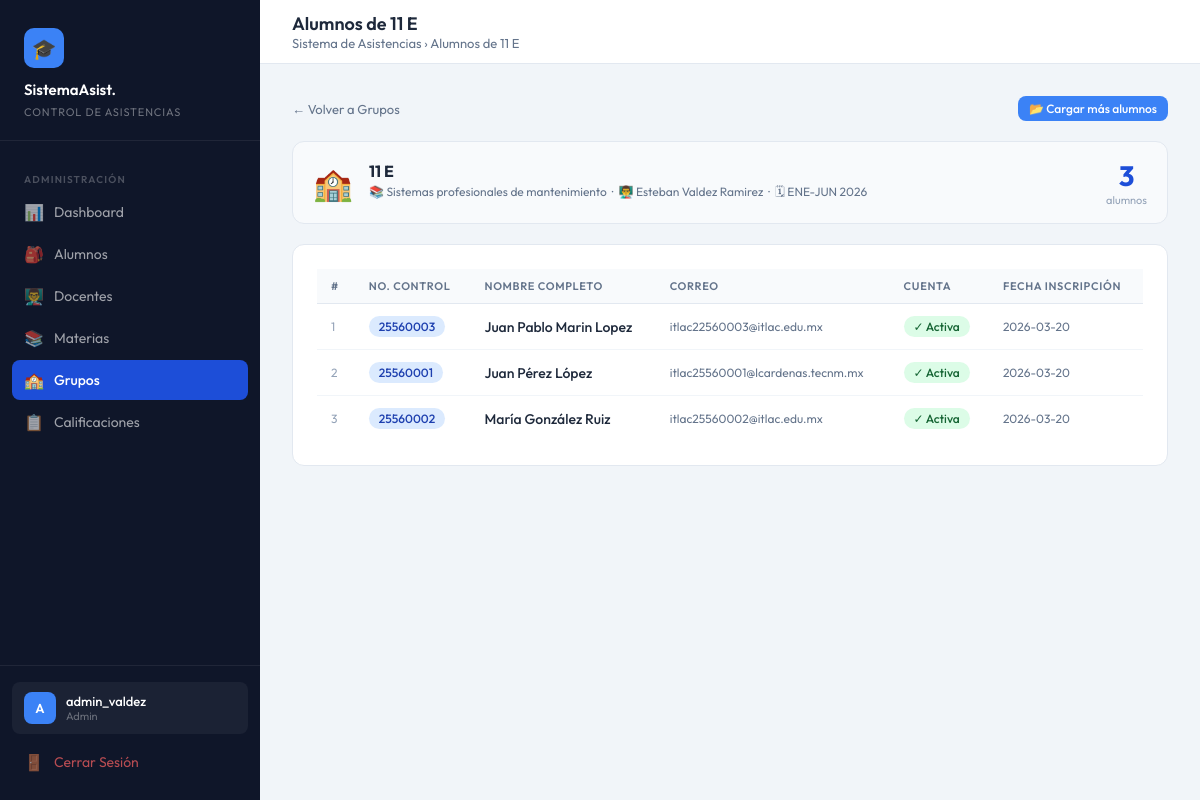
/index.php?accion=ver_alumnos_grupo&id_grupo=2 (signed in), run on the app's committed database.
### tables this page shows
CREATE TABLE `grupos` (
  `id_grupo` int(11) NOT NULL,
  `id_materia` int(11) NOT NULL,
  `id_docente` int(11) NOT NULL,
  `nombre_grupo` varchar(50) NOT NULL COMMENT 'Ej: ISC-501-A',
  `periodo` varchar(30) NOT NULL COMMENT 'Ej: Ene-Jun 2026',
  `num_unidades` tinyint(3) UNSIGNED NOT NULL DEFAULT 4,
  `activo` tinyint(1) NOT NULL DEFAULT 1
);

CREATE TABLE `materias` (
  `id_materia` int(11) NOT NULL,
  `clave_materia` varchar(20) NOT NULL COMMENT 'Clave institucional, ej: SCD-1001',
  `nombre` varchar(150) NOT NULL,
  `creditos` tinyint(3) UNSIGNED DEFAULT 5,
  `activa` tinyint(1) NOT NULL DEFAULT 1 COMMENT '1=activa, 0=inactiva'
);

CREATE TABLE `docentes` (
  `id_docente` int(11) NOT NULL,
  `numero_empleado` varchar(20) NOT NULL,
  `nombre` varchar(100) NOT NULL,
  `correo` varchar(100) NOT NULL,
  `id_usuario` int(11) DEFAULT NULL
);

CREATE TABLE `grupo_alumnos` (
  `id_inscripcion` int(11) NOT NULL,
  `id_grupo` int(11) NOT NULL,
  `id_alumno` int(11) NOT NULL,
  `fecha_inscripcion` date DEFAULT curdate()
);

CREATE TABLE `alumnos` (
  `id_alumno` int(11) NOT NULL,
  `numero_control` varchar(20) NOT NULL,
  `nombre` varchar(100) NOT NULL,
  `correo` varchar(100) NOT NULL,
  `id_usuario` int(11) DEFAULT NULL
);

### app/controllers/AdminController.php (called while the page is built, shortened)
<?php
class AdminController {
    private $pdo;
    public function __construct($pdo) { $this->pdo = $pdo; }
    public function verAlumnosGrupo($idGrupo) {
        $grupo = $this->obtenerInfoGrupo($idGrupo);
        $alumnosInscritos = $this->obtenerAlumnosDelGrupo($idGrupo);
        require_once BASE_PATH . '/app/views/admin/alumnos_grupo.php';
    }
    private function obtenerInfoGrupo($idGrupo) {
        $stmt = $this->pdo->prepare(
            "SELECT g.*, m.nombre AS nombre_materia, d.nombre AS nombre_docente,
                    COUNT(ga.id_alumno) AS total_alumnos
             FROM grupos g
             JOIN materias m ON m.id_materia = g.id_materia
             JOIN docentes d ON d.id_docente = g.id_docente
             LEFT JOIN grupo_alumnos ga ON ga.id_grupo = g.id_grupo
             WHERE g.id_grupo = ? GROUP BY g.id_grupo"
        );
        $stmt->execute([$idGrupo]);
        return $stmt->fetch(PDO::FETCH_ASSOC) ?: null;
    }
    private function obtenerAlumnosDelGrupo($idGrupo) {
        $stmt = $this->pdo->prepare(
            "SELECT a.numero_control, a.nombre, a.correo, a.id_usuario, ga.fecha_inscripcion
             FROM grupo_alumnos ga
             JOIN alumnos a ON a.id_alumno = ga.id_alumno
             WHERE ga.id_grupo = ? ORDER BY a.nombre ASC"
        );
        $stmt->execute([$idGrupo]);
        return $stmt->fetchAll(PDO::FETCH_ASSOC);
    }
}
?>

### app/views/admin/alumnos_grupo.php (the view, shortened to what this page needs)
<?php
$pageTitle    = 'Alumnos de ' . htmlspecialchars($grupo['nombre_grupo'] ?? '', ENT_QUOTES, 'UTF-8');
$accionActual = 'ver_grupos';
require_once BASE_PATH . '/app/views/layout/sidebar.php';
?>
<div style="margin-bottom:20px; display:flex; align-items:center; justify-content:space-between;">
  <a href="index.php?accion=ver_grupos"
     style="color:#64748b; font-size:13px; text-decoration:none; display:inline-flex; align-items:center; gap:6px;">
    ← Volver a Grupos
  </a>
  <a href="index.php?accion=cargar_lista_grupo&id_grupo=<?= (int)($grupo['id_grupo'] ?? 0) ?>"
     class="btn btn-primary btn-sm">
    📂 Cargar más alumnos
  </a>
</div>
<div style="background:#f8fafc; border:1px solid #e2e8f0; border-radius:12px;
            padding:16px 20px; margin-bottom:20px;
            display:flex; align-items:center; gap:16px;">
  <div style="font-size:32px;">🏫</div>
  <div style="flex:1;">
    <div style="font-weight:700; font-size:16px;">
      <?= htmlspecialchars($grupo['nombre_grupo'] ?? '', ENT_QUOTES, 'UTF-8') ?>
    </div>
    <div style="font-size:12px; color:#64748b; margin-top:2px;">
      📚 <?= htmlspecialchars($grupo['nombre_materia'] ?? '', ENT_QUOTES, 'UTF-8') ?>
      &nbsp;·&nbsp; 👨‍🏫 <?= htmlspecialchars($grupo['nombre_docente'] ?? '', ENT_QUOTES, 'UTF-8') ?>
      &nbsp;·&nbsp; 🗓 <?= htmlspecialchars($grupo['periodo'] ?? '', ENT_QUOTES, 'UTF-8') ?>
    </div>
  </div>
  <div style="text-align:center;">
    <div style="font-size:28px; font-weight:700; color:#1d4ed8;"><?= count($alumnosInscritos ?? []) ?></div>
    <div style="font-size:11px; color:#94a3b8;">alumnos</div>
  </div>
</div>
<div class="card">
  <div class="table-wrap">
    <table>
      <thead>
        <tr>
          <th>#</th>
          <th>No. Control</th>
          <th>Nombre completo</th>
          <th>Correo</th>
          <th>Cuenta</th>
          <th>Fecha inscripción</th>
        </tr>
      </thead>
      <tbody>
        <?php if (!empty($alumnosInscritos)): ?>
          <?php foreach ($alumnosInscritos as $i => $a): ?>
            <tr>
              <td style="color:#94a3b8; font-size:12px;"><?= $i + 1 ?></td>
              <td><span class="badge badge-blue"><?= htmlspecialchars($a['numero_control'], ENT_QUOTES, 'UTF-8') ?></span></td>
              <td style="font-weight:500;"><?= htmlspecialchars($a['nombre'], ENT_QUOTES, 'UTF-8') ?></td>
              <td style="font-size:12px; color:#64748b;"><?= htmlspecialchars($a['correo'], ENT_QUOTES, 'UTF-8') ?></td>
              <td>
                <?php if (!empty($a['id_usuario'])): ?>
                  <span class="badge badge-green">✓ Activa</span>
                <?php else: ?>
                  <span class="badge badge-red">Sin cuenta</span>
                <?php endif; ?>
              </td>
              <td style="font-size:12px; color:#64748b;"><?= htmlspecialchars($a['fecha_inscripcion'] ?? '', ENT_QUOTES, 'UTF-8') ?></td>
            </tr>
          <?php endforeach; ?>
        <?php endif; ?>
      </tbody>
    </table>
  </div>
</div>
<?php require_once BASE_PATH . '/app/views/layout/footer.php'; ?>

### app/views/layout/sidebar.php (shortened to what this page needs)
<!DOCTYPE html>
<html lang="es">
<head>
</head>
<body>
<aside class="sidebar">
  <div class="sidebar-brand">
    <div class="logo-icon">🎓</div>
    <h1>SistemaAsist.</h1>
    <span>Control de Asistencias</span>
  </div>
  <nav class="sidebar-nav">
    <?php $rol = $_SESSION['rol'] ?? ''; ?>
    <?php if ($rol === 'Admin'): ?>
      <div class="nav-section-label">Administración</div>
      <a href="index.php?accion=dashboard_admin"        class="nav-link <?= ($accionActual??'')==='dashboard_admin'       ?'active':'' ?>"><span class="icon">📊</span> Dashboard</a>
      <a href="index.php?accion=ver_alumnos"            class="nav-link <?= ($accionActual??'')==='ver_alumnos'            ?'active':'' ?>"><span class="icon">🎒</span> Alumnos</a>
      <a href="index.php?accion=ver_docentes"           class="nav-link <?= ($accionActual??'')==='ver_docentes'           ?'active':'' ?>"><span class="icon">👨‍🏫</span> Docentes</a>
      <a href="index.php?accion=ver_materias"           class="nav-link <?= ($accionActual??'')==='ver_materias'           ?'active':'' ?>"><span class="icon">📚</span> Materias</a>
      <a href="index.php?accion=ver_grupos"             class="nav-link <?= ($accionActual??'')==='ver_grupos'             ?'active':'' ?>"><span class="icon">🏫</span> Grupos</a>
      <a href="index.php?accion=calificaciones_admin"   class="nav-link <?= ($accionActual??'')==='calificaciones_admin'   ?'active':'' ?>"><span class="icon">📋</span> Calificaciones</a>
    <?php endif; ?>
  </nav>
  <div class="sidebar-footer">
    <div class="user-chip">
      <div class="user-avatar"><?= strtoupper(substr($_SESSION['username']??'U',0,1)) ?></div>
      <div class="user-info">
        <div class="name"><?= htmlspecialchars($_SESSION['username']??'',ENT_QUOTES,'UTF-8') ?></div>
        <div class="role"><?= htmlspecialchars($rol,ENT_QUOTES,'UTF-8') ?></div>
      </div>
    </div>
    <a href="index.php?accion=logout" class="nav-link" style="color:rgba(255,100,100,.7);">
      <span class="icon">🚪</span> Cerrar Sesión
    </a>
  </div>
</aside>
<div class="main">
  <div class="topbar">
    <div>
      <h2><?= $pageTitle ?? 'Panel' ?></h2>
      <div class="breadcrumb">Sistema de Asistencias › <?= $pageTitle ?? '' ?></div>
    </div>
  </div>
  <div class="page-content">

### app/views/layout/sidebar.php (style rules this page uses)
:root { --sidebar-bg: #0f1629; --sidebar-hover: #1e2d4a; --sidebar-active:#1d4ed8; --accent: #3b82f6; --accent-light: #eff6ff; --success: #10b981; --warning: #f59e0b; --danger: #ef4444; --text-main: #1e293b; --text-muted: #64748b; --border: #e2e8f0; --card-bg: #ffffff; --page-bg: #f1f5f9; --sidebar-w: 260px; }
* { margin:0; padding:0; box-sizing:border-box; }
body { font-family:'Outfit',sans-serif; background:var(--page-bg); color:var(--text-main); display:flex; min-height:100vh; }
.sidebar { width:var(--sidebar-w); background:var(--sidebar-bg); display:flex; flex-direction:column; position:fixed; top:0; left:0; height:100vh; z-index:100; }
.sidebar-brand { padding:28px 24px 20px; border-bottom:1px solid rgba(255,255,255,.07); }
.sidebar-brand .logo-icon { width:40px; height:40px; background:var(--accent); border-radius:10px; display:flex; align-items:center; justify-content:center; font-size:20px; margin-bottom:12px; }
.sidebar-brand h1 { color:#fff; font-size:15px; font-weight:600; line-height:1.3; }
.sidebar-brand span { color:rgba(255,255,255,.4); font-size:11px; font-weight:400; text-transform:uppercase; letter-spacing:.08em; }
.sidebar-nav { flex:1; padding:16px 12px; overflow-y:auto; }
.nav-section-label { color:rgba(255,255,255,.25); font-size:10px; font-weight:600; text-transform:uppercase; letter-spacing:.12em; padding:8px 12px 6px; margin-top:8px; }
.nav-link { display:flex; align-items:center; gap:10px; padding:10px 12px; border-radius:8px; color:rgba(255,255,255,.6); text-decoration:none; font-size:14px; font-weight:400; transition:all .15s; margin-bottom:2px; }
.nav-link.active { background:var(--sidebar-active); color:#fff; font-weight:500; }
.nav-link .icon { font-size:16px; width:20px; text-align:center; }
.sidebar-footer { padding:16px 12px; border-top:1px solid rgba(255,255,255,.07); }
.user-chip { display:flex; align-items:center; gap:10px; padding:10px 12px; background:rgba(255,255,255,.05); border-radius:8px; margin-bottom:8px; }
.user-avatar { width:32px; height:32px; background:var(--accent); border-radius:8px; display:flex; align-items:center; justify-content:center; font-size:13px; font-weight:600; color:#fff; }
.user-info { flex:1; min-width:0; }
.user-info .name { color:#fff; font-size:13px; font-weight:500; white-space:nowrap; overflow:hidden; text-overflow:ellipsis; }
.user-info .role { color:rgba(255,255,255,.35); font-size:11px; }
.main { margin-left:var(--sidebar-w); flex:1; display:flex; flex-direction:column; min-height:100vh; }
.topbar { background:#fff; border-bottom:1px solid var(--border); padding:0 32px; height:64px; display:flex; align-items:center; justify-content:space-between; position:sticky; top:0; z-index:50; }
.topbar h2 { font-size:18px; font-weight:600; }
.topbar .breadcrumb { font-size:13px; color:var(--text-muted); }
.page-content { padding:32px; flex:1; }
.card { background:var(--card-bg); border-radius:12px; border:1px solid var(--border); padding:24px; }
.table-wrap { overflow-x:auto; }
table { width:100%; border-collapse:collapse; font-size:14px; }
thead th { text-align:left; padding:10px 14px; background:#f8fafc; color:var(--text-muted); font-size:11px; font-weight:600; text-transform:uppercase; letter-spacing:.06em; border-bottom:1px solid var(--border); }
tbody td { padding:12px 14px; border-bottom:1px solid #f1f5f9; vertical-align:middle; }
tbody tr:last-child td { border-bottom:none; }
.badge { display:inline-flex; align-items:center; padding:3px 10px; border-radius:999px; font-size:12px; font-weight:500; }
.badge-green { background:#dcfce7;color:#166534; }
.badge-blue { background:#dbeafe;color:#1e40af; }
.btn { display:inline-flex; align-items:center; gap:6px; padding:8px 16px; border-radius:8px; font-family:'Outfit',sans-serif; font-size:13px; font-weight:500; cursor:pointer; border:none; text-decoration:none; transition:all .15s; }
.btn-primary { background:var(--accent);color:#fff; }
.btn-sm { padding:5px 11px;font-size:12px; }

### data on the page
grupos: nombre_grupo "Alumnos de 11 E", nombre_grupo "11 E", id_materia.nombre "Sistemas profesionales de mantenimiento", id_docente.nombre "Esteban Valdez Ramirez", periodo "ENE-JUN 2026"
grupo_alumnos: id_alumno.numero_control "25560003", id_alumno.nombre "Juan Pablo Marin Lopez", id_alumno.correo "itlac22560003@itlac.edu.mx", fecha_inscripcion "2026-03-20"
grupo_alumnos: id_alumno.numero_control "25560001", id_alumno.nombre "Juan Pérez López", id_alumno.correo "itlac25560001@lcardenas.tecnm.mx", fecha_inscripcion "2026-03-20"
grupo_alumnos: id_alumno.numero_control "25560002", id_alumno.nombre "María González Ruiz", id_alumno.correo "itlac25560002@itlac.edu.mx", fecha_inscripcion "2026-03-20"

### other printed values
substr($_SESSION['username']??'U',0,1) "A"
$_SESSION['username'] "admin_valdez"
$rol "Admin"
count($alumnosInscritos ?? []) "3"
